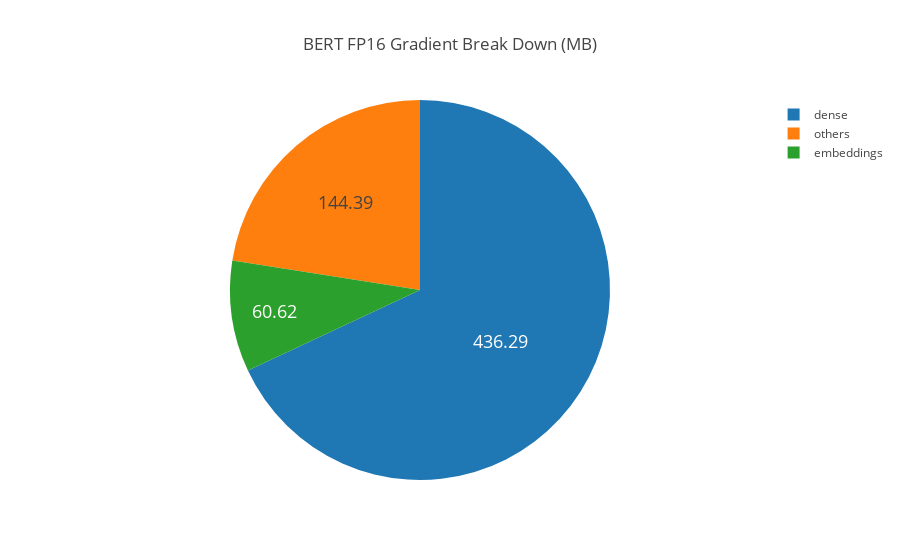

Write notebook code for a chart like this one.
### Code cell
bar_pie_plot(grad_df)

### Figure 1 — Plotly figure (JSON) as saved in the notebook; plotly's stock layout.template omitted (floating-point values rounded to 4 significant figures)
{"data": [{"hoverinfo": "label+percent", "labels": ["embeddings", "dense", "others"], "textfont": {"size": 18}, "textinfo": "value", "type": "pie", "uid": "bef7b74e-ef95-41dd-901f-cc9064c9722a", "values": [60.62, 436.3, 144.4]}], "layout": {"title": {"text": "BERT FP16 Gradient Break Down (MB)"}}}
